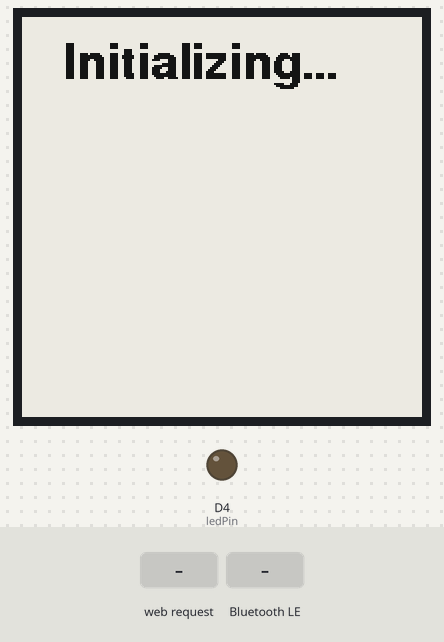
Bench run of a program on a simulated Arduino Uno R4 WiFi. Parts: 200×200 one-colour display, output pins drawn as LEDs (lit = HIGH). Inputs (shaded band) come from the test bench. WiFi joins after 1.5 s; servers stay silent unless stated; nothing arrives over Bluetooth unless stated; a phone connects over Bluetooth LE 3 s after start; what the program prints to the serial monitor is not drawn.

Above: at 4.8 s.
At 8.1 s:
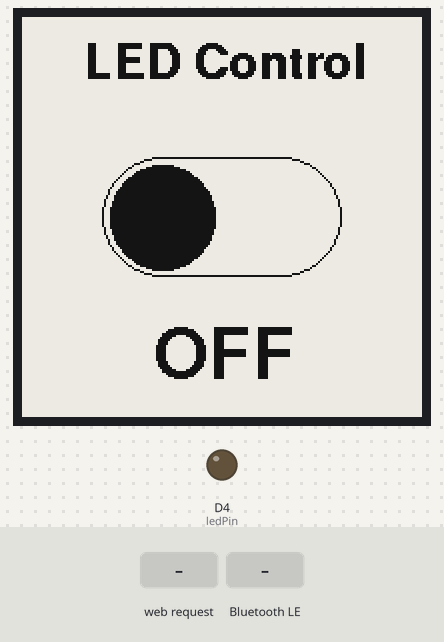
8.2 s: HTTP request GET /led/on received
At 11.0 s:
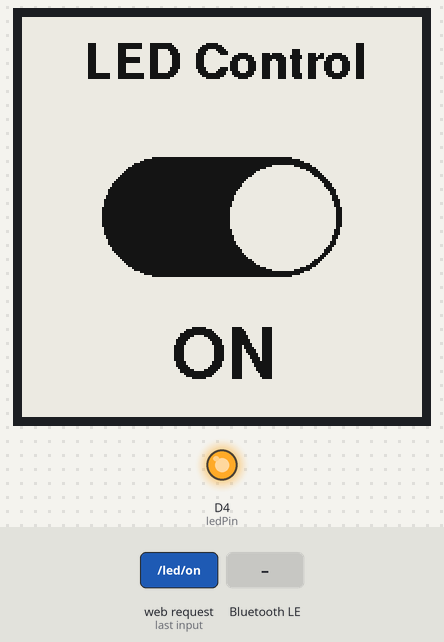
11.2 s: HTTP request GET /led/off received
At 13.8 s:
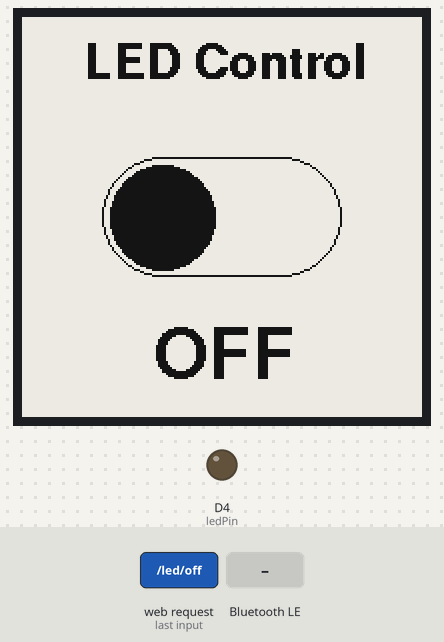
14.2 s: Bluetooth LE write "GET /style.css" received
At 17.3 s:
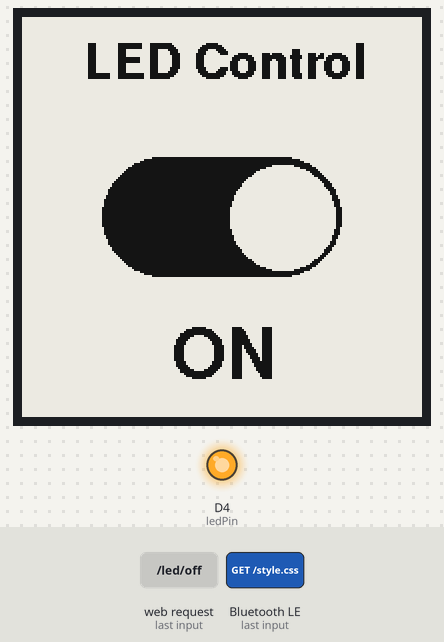
Timing chart, 0 to 18.8 s (numbered marks = the images above; inputs shaded):
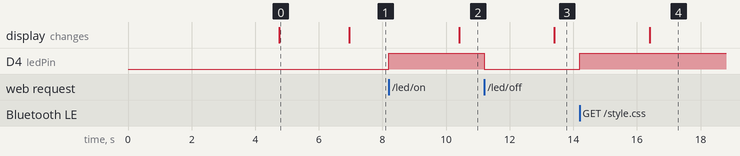

The program:

main.cpp
```cpp
#include <Arduino.h>
#include <WiFiS3.h>
#include <ArduinoBLE.h>
#include "web_assets.h"
#include "display.h"
#include "arduino_secrets.h"

// --- Configuration ---
// Create a file "arduino_secrets.h" in src/ folder with:
// #define SECRET_SSID "YourWiFiName"
// #define SECRET_PASS "YourWiFiPassword"

char ssid[] = SECRET_SSID;
char pass[] = SECRET_PASS;

int ledPin = 4;
int status = WL_IDLE_STATUS;
bool currentLedState = false;
volatile bool displayNeedsUpdate = false;

// --- Helper ---
void setLedState(bool on);

// --- WiFi Server Setup ---
WiFiServer server(80);

// --- BLE Setup ---
BLEService ledService("19B10000-E8F2-537E-4F6C-D104768A1214");
// Create a read/write characteristic
BLEByteCharacteristic switchCharacteristic("19B10001-E8F2-537E-4F6C-D104768A1214", BLERead | BLEWrite);

void handleWiFiClients();

void setup() {
  Serial.begin(115200);
  while (!Serial); // Wait for Serial Monitor

  pinMode(ledPin, OUTPUT);

  // 1. Initialize WiFi
  Serial.print("Connecting to WiFi...");
  while (status != WL_CONNECTED) {
    Serial.print(".");
    status = WiFi.begin(ssid, pass);
    delay(1000);
  }
  Serial.println("\nConnected to WiFi!");
  server.begin();

  IPAddress ip = WiFi.localIP();
  Serial.print("HTTP Server running at: http://");
  Serial.println(ip);

  // 2. Initialize BLE
  if (!BLE.begin()) {
    Serial.println("starting BLE failed!");
    while (1);
  }

  BLE.setLocalName("UnoR4_IoT");
  BLE.setAdvertisedService(ledService);
  ledService.addCharacteristic(switchCharacteristic);
  BLE.addService(ledService);

  switchCharacteristic.writeValue(0); // Default value

  // 3. Initialize Display
  initDisplay();
  updateDisplay(false); // Initial State

  BLE.advertise();
  Serial.println("BLE Active. Waiting for connections...");
}

void setLedState(bool on) {
  if (on != currentLedState) {
      currentLedState = on;
      digitalWrite(ledPin, on ? HIGH : LOW);
      switchCharacteristic.writeValue(on ? 1 : 0);
      Serial.print("State Changed to: ");
      Serial.println(on ? "ON" : "OFF");
      Serial.println(on ? "ON" : "OFF");
      displayNeedsUpdate = true;
  }
}

void loop() {
  // --- PART 1: Handle BLE ---
  BLEDevice central = BLE.central();

  if (central) {
    if (central.connected()) {
      // Handle BLE writes
      // Handle BLE writes
      if (switchCharacteristic.written()) {
        bool val = switchCharacteristic.value() != 0;
        setLedState(val);
      }
    }
  }

  // --- PART 2: Handle WiFi (Always runs) ---
  handleWiFiClients();

  // --- PART 3: Handle Display Updates (Deferred) ---
  if (displayNeedsUpdate) {
      updateDisplay(currentLedState);
      displayNeedsUpdate = false;
  }
}

void handleWiFiClients() {
  WiFiClient client = server.available();
  if (client) {
    Serial.println("New WiFi Client");
    String currentLine = "";
    String requestLine = "";   // Store the first line of the request
    boolean isFirstLine = true;

    while (client.connected()) {
      if (client.available()) {
        char c = client.read();
        if (c == '\n') {
          if (currentLine.length() == 0) {
            // Headers finished, now check what was requested to send correct response

            // Default to HTML unless CSS was requested
            if (requestLine.indexOf("GET /style.css") >= 0) {
              client.println("HTTP/1.1 200 OK");
              client.println("Content-type: text/css");
              client.println("Connection: close");
              client.println();
              client.println(css_content);
            }
            else if (requestLine.indexOf("GET / ") >= 0 || requestLine.indexOf("GET /index.html") >= 0) {
              client.println("HTTP/1.1 200 OK");
              client.println("Content-type: text/html");
              client.println("Connection: close");
              client.println();

              // Serve HTML parts and inject state
              client.print(html_head);
              if (currentLedState) client.print(" checked");
              client.print(html_tail);
            }
            // If it was an API call (GET /led/on or off) we typically don't return content,
            // or just a small OK. The browser fetch ignores the body usually, but let's be polite.
            else if (requestLine.indexOf("GET /led") >= 0) {
                client.println("HTTP/1.1 200 OK");
                client.println("Content-type: text/plain");
                client.println("Connection: close");
                client.println();
                client.println("OK");
            }

            break;
          } else {
            // End of a line (not empty)
            if (isFirstLine) {
                requestLine = currentLine;
                isFirstLine = false;

                // Check command immediately after first line for side effects
                // Check command immediately after first line for side effects
                if (requestLine.indexOf("GET /led/on") >= 0) {
                  setLedState(true);
                } else if (requestLine.indexOf("GET /led/off") >= 0) {
                  setLedState(false);
                }
            }
            currentLine = "";
          }
        } else if (c != '\r') {
          currentLine += c;
        }
      }
    }
    client.stop();
    Serial.println("WiFi Client Disconnected");
  }
}
```

arduino_secrets.h
```cpp
#define SECRET_SSID "babismobile"
#define SECRET_PASS "12345678"
```

display.cpp
```cpp
#include "display.h"
#include <GxEPD2_BW.h>
#include <Fonts/FreeSansBold12pt7b.h>
#include <Fonts/FreeSansBold18pt7b.h>

// --- Pin Definitions for Arduino Uno R4 WiFi ---
// BUSY: 7, RST: 6, DC: 5, CS: 10, SCK: 13, MOSI: 11
GxEPD2_BW<GxEPD2_154_D67, GxEPD2_154_D67::HEIGHT> display(GxEPD2_154_D67(/*CS=*/10, /*DC=*/5, /*RST=*/6, /*BUSY=*/7));

void initDisplay() {
  display.init(115200);
  display.setRotation(1); // 0 or 1 depending on orientation preference
  display.setTextColor(GxEPD_BLACK);

  // Initial Clear
  display.setFullWindow();
  display.firstPage();
  do {
    display.fillScreen(GxEPD_WHITE);
    display.setFont(&FreeSansBold12pt7b);
    display.setCursor(20, 30);
    display.print("Initializing...");
  } while (display.nextPage());
}

void drawSwitch(bool state) {
  int centerX = 100;
  int centerY = 100;

  int switchWidth = 120;
  int switchHeight = 60;
  int radius = switchHeight / 2;

  // Draw Track (Rounded Rectangle / Capsule)
  // Drawn as a filled rounded rect
  if (state) {
      // ON State Track - Fill Black (or maybe simplify to Outline for 'Off' and Fill for 'On'?)
      // Let's stick to mimicking the CSS:
      // CSS: gray when off, blue (active) when on.
      // B/W E-Paper: we can use Black for "Active" and outline for "Inactive".
      display.fillRoundRect(centerX - switchWidth/2, centerY - switchHeight/2, switchWidth, switchHeight, radius, GxEPD_BLACK);
  } else {
      // OFF State Track - Outline
      display.drawRoundRect(centerX - switchWidth/2, centerY - switchHeight/2, switchWidth, switchHeight, radius, GxEPD_BLACK);
      // Also clear inside to be sure? (White)
      // Since we clear screen at start of page loop, it is white.
  }

  // Draw Knob (Circle)
  int knobRadius = radius - 4;
  int knobX;

  if (state) {
      // Right side
      knobX = centerX + switchWidth/2 - radius;
      // Knob is White on Black background
      display.fillCircle(knobX, centerY, knobRadius, GxEPD_WHITE);
  } else {
      // Left side
      knobX = centerX - switchWidth/2 + radius;
      // Knob is Black (filled) or Outline?
      // Let's make the knob solid Black on White background
      display.fillCircle(knobX, centerY, knobRadius, GxEPD_BLACK);
  }
}

void updateDisplay(bool ledState) {
  // Partial update if supported, or full update.
  // GxEPD2_154_D67 supports partial updates usually.
  display.setFullWindow();

  display.firstPage();
  do {
    display.fillScreen(GxEPD_WHITE);

    // Header
    display.setFont(&FreeSansBold12pt7b);
    int16_t tbx, tby; uint16_t tbw, tbh;
    display.getTextBounds("LED Control", 0, 0, &tbx, &tby, &tbw, &tbh);
    display.setCursor((200 - tbw) / 2, 30);
    display.print("LED Control");

    // Switch Graphic
    drawSwitch(ledState);

    // Status Text
    display.setFont(&FreeSansBold18pt7b);
    const char* statusText = ledState ? "ON" : "OFF";
    display.getTextBounds(statusText, 0, 0, &tbx, &tby, &tbw, &tbh);
    display.setCursor((200 - tbw) / 2, 180);
    display.print(statusText);

  } while (display.nextPage());
}
```

display.h
```cpp
#ifndef DISPLAY_H
#define DISPLAY_H

#include <Arduino.h>

void initDisplay();
void updateDisplay(bool ledState);

#endif
```

web_assets.h
```cpp
#ifndef WEB_ASSETS_H
#define WEB_ASSETS_H

const char css_content[] PROGMEM = R"rawliteral(
body { font-family: sans-serif; display: flex; flex-direction: column; align-items: center; justify-content: center; height: 100vh; background-color: #f0f2f5; margin: 0; }
h1 { color: #333; margin-bottom: 20px; }
.switch { position: relative; display: inline-block; width: 60px; height: 34px; }
.switch input { opacity: 0; width: 0; height: 0; }
.slider { position: absolute; cursor: pointer; top: 0; left: 0; right: 0; bottom: 0; background-color: #ccc; transition: .4s; border-radius: 34px; }
.slider:before { position: absolute; content: ""; height: 26px; width: 26px; left: 4px; bottom: 4px; background-color: white; transition: .4s; border-radius: 50%; }
input:checked + .slider { background-color: #0cd334ff; }
input:checked + .slider:before { transform: translateX(26px); }
)rawliteral";

const char html_head[] PROGMEM = R"rawliteral(
<!DOCTYPE html><html><head><meta charset="utf-8">
<meta name="viewport" content="width=device-width, initial-scale=1">
<link rel="stylesheet" href="/style.css">
</head><body>
<h1>LED Control</h1>
<label class="switch">
<input type="checkbox" onchange="toggle(this)"
)rawliteral";

const char html_tail[] PROGMEM = R"rawliteral(
><span class="slider"></span></label>
<script>
function toggle(cb) { fetch(cb.checked ? '/led/on' : '/led/off'); }
</script>
</body></html>
)rawliteral";

#endif
```

Measured:
- after the input at 8.2 s, D4 (ledPin): LOW → HIGH at once; the display: changes after 2.2 s (image 2)
- after the input at 11.2 s, D4 (ledPin): HIGH → LOW at once; the display: changes after 2.2 s (image 3)
- after the input at 14.2 s, D4 (ledPin): LOW → HIGH at once; the display: changes after 2.2 s (image 4)
- what the display in image 0 shows lasts 2.2 s, from 4.8 s to 7.0 s
